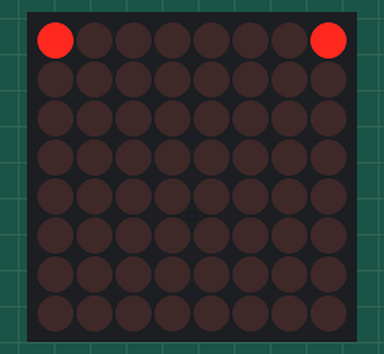
A sketch run on a simulated Arduino Uno, built with avr-gcc and run on an emulated ATmega328P. On the bench: 8×8 LED matrix.

Above: at 0.05 s.
At 0.45 s:
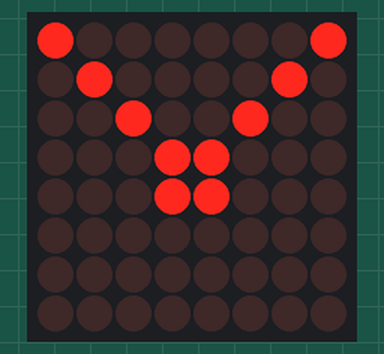
At 0.85 s:
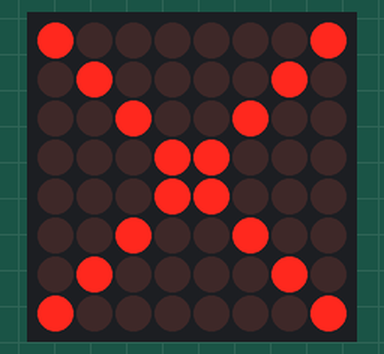
At 1.45 s:
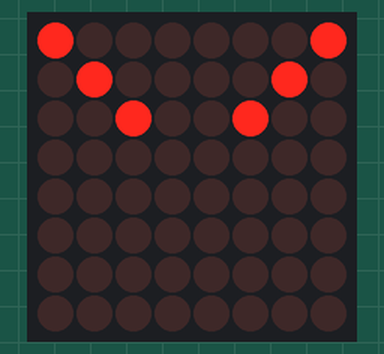
At 2.15 s:
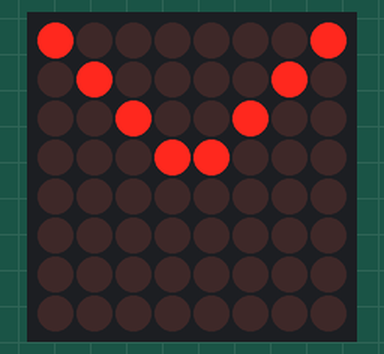

Measured:
- by itself, everything shown: repeats every 1.8 s, in 16 steps

The sketch:

sketch_nov06b.ino
```cpp
#include "LedControl.h"
#define delaytime 100
LedControl lc=LedControl(12,11,10,1);
void setup() {
    lc.shutdown(0,false);
  lc.setIntensity(0,8);
  lc.clearDisplay(0);
//  lc.setLed(0,2,2,true);

}

void loop() {
    for(int i=0;i<=8;i++)
    for(int j=0;j<=8;j++)
    if(i==j){
      lc.setLed(0,i,j,true);
       lc.setLed(0,i,7-i,true);
       delay(delaytime);
     }
   for(int i=8;i>=0;i--)
    for(int j=8;j>=0;j--)
    if(i==j){
      lc.setLed(0,i,j,false);
      lc.setLed(0,i,7-i,false);
      delay(delaytime);
     }
/*mareste c
  for(int var=3;var<9;var++){
    for(int i=0;i<var;i++)
    {
      lc.setLed(0,0,i,true);
      lc.setLed(0,var,i,true);
      lc.setLed(0,i,0,true);
    }
    delay(50);
    for(int i=0;i<var;i++)
    {
      lc.setLed(0,0,i,false);
      lc.setLed(0,var,i,false);
      lc.setLed(0,i,0,false);
    }
}*/
}
```
